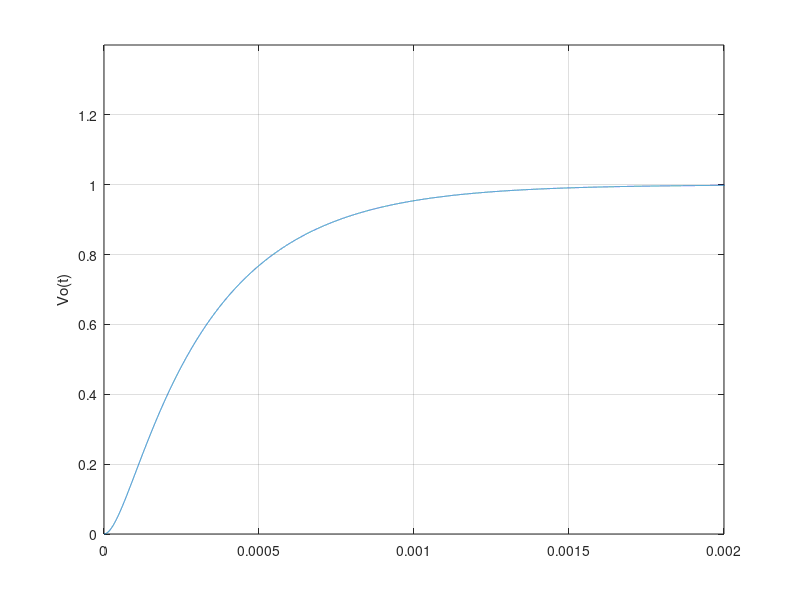

Reproduce this figure in MATLAB.
num = [72035730]; den = [1 25462 72035730 0];
[r p k] = residue (num,den);
t = 0:0.0000001:0.02;
plot(t,r(1)*exp(p(1).*t)+r(2)*exp(p(2)*t)+r(3)*exp(p(3)*t));
axis([0 0.002 0 1.4]); ylabel("Vo(t)"); grid();